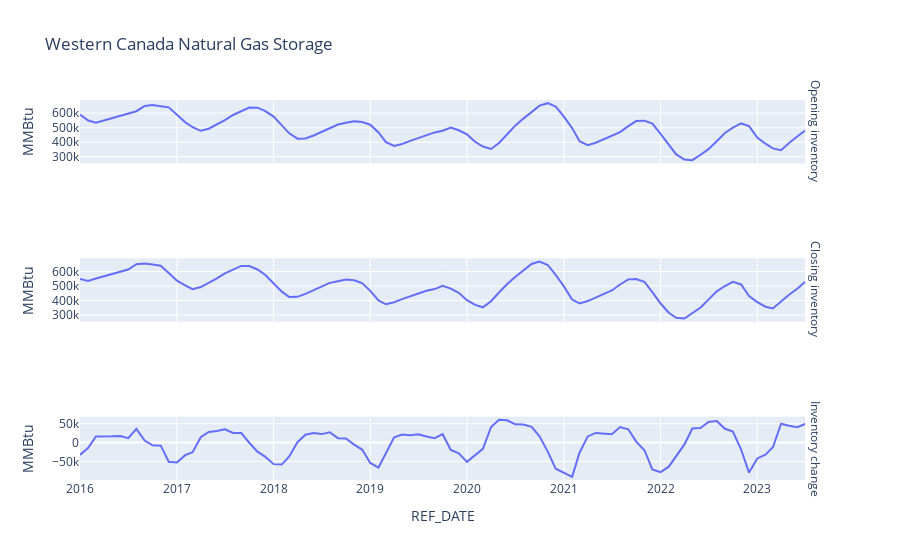

Notebook code for this chart:
### Code cell
fig2 = px.line(df_western, x='REF_DATE', y='MMBtu', facet_row='Storage',
               title="Western Canada Natural Gas Storage",
               facet_row_spacing=0.25, facet_col_spacing=0.10, facet_col_wrap=3)

fig2.for_each_annotation(lambda a: a.update(text=a.text.split("=")[-1]))
fig2.update_yaxes(matches=None)

# Remove the legend
fig2.update_traces(showlegend=False)
